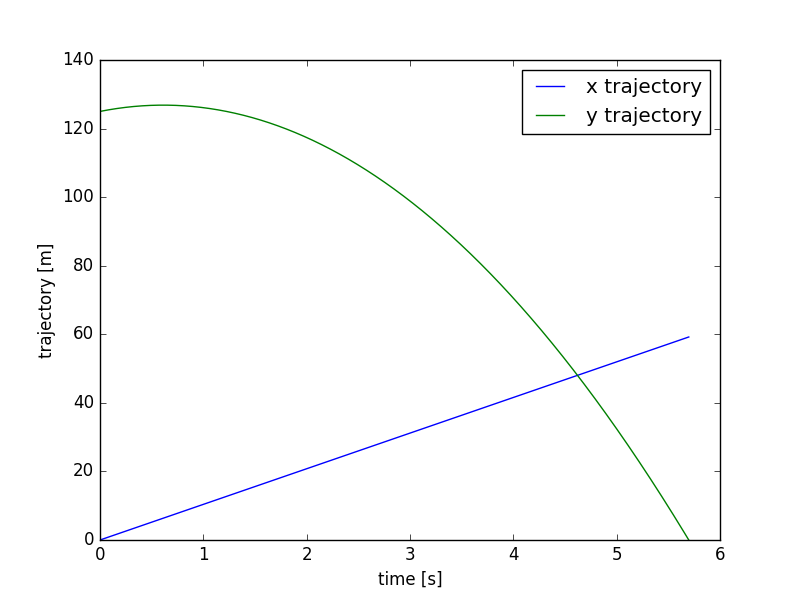

Reproduce this figure in Python.
"""
  elementary ballistic problem
"""

import numpy as np
from scipy import constants
import helper

### initial conditions ###

# initial position
x0 = 0
y0 = 125 
s0 = (x0,y0)
# scalar inital speed
v0s = 12
# angle 
theta = np.pi/6 

# define acceleration vector - acceleration is constant here
g = constants.physical_constants['standard acceleration of gravity'][0]
a = np.array([0, -g ])

### end initial conditions ###


# from initial condition get vector form of speed
v0 = helper.polarToCartesian(np.array([v0s, theta]))

print "vo"
print v0



print "a:  "+str(a)
print "v0: "+str(v0)
print "s0: "+str(s0)


"""
  speed in function of time

  @arg t: time
  @return v: speed
"""
def v(t):
  return a*t +v0


"""
  position in function of time

  @arg t: time
  @return s: position
"""
def s(t):
  return .5*a*(t**2) + v0*t + s0


"""
  find time in function of x
  @return t
  @param x: position
"""
def tFromX(x):
  return (x-s0[0])/v0[0]

"""
  get position (x and y) from x
"""
def sfromX(x):
  return s(tFromX(x))

"""
  find time in function of y
  @return t
  @param y: position
"""
def tFromY(y):
  s = helper.solve2ndDegEq(.5*a[1], v0[1], s0[1]-y) # solve 2nd deg equation
  f = max(s) # take max of two results (most likely is the other negative)
  return f.real # and return real part to avoid confussion


"""
  find t that maximizes height
"""
tMaxHeight = -v0[1]/a[1]

"""
  computes associated position
"""
sMaxHeight = s(tMaxHeight)
print "Missile reaches highest point at time "+str(tMaxHeight)+" and position "+str(sMaxHeight)

"""
  find t when y=0
"""

tZeroHeight = tFromY(0)
sZeroHeight = s(tZeroHeight)


print "Missile reaches floor at time "+str(tZeroHeight)+" and position "+str(sZeroHeight)

#print tFromX(6.3561497)
#print sfromX(6.3561497)
#print tFromY(126.83486239)

import matplotlib.pyplot as plt
t = np.arange(0, tZeroHeight, .0002)
t = t.reshape(len(t),-1).transpose().transpose()

labels = ['x trajectory', 'y trajectory']

print s(t)

for y, label in zip(s(t).transpose(), labels):
  plt.plot(t, y, label = label)

plt.xlabel('time [s]')
plt.ylabel('trajectory [m]')
plt.legend()
plt.savefig("ballistic.png")
plt.show()

#print s